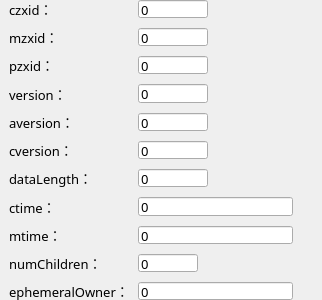
        <widget class="QWidget" name="gridWidget_1_1_r" native="true">
         <property name="minimumSize">
          <size>
           <width>0</width>
           <height>300</height>
          </size>
         </property>
         <property name="maximumSize">
          <size>
           <width>16777215</width>
           <height>300</height>
          </size>
         </property>
         <layout class="QGridLayout" name="gridLayout">
          <property name="leftMargin">
           <number>9</number>
          </property>
          <property name="topMargin">
           <number>0</number>
          </property>
          <property name="rightMargin">
           <number>9</number>
          </property>
          <property name="bottomMargin">
           <number>0</number>
          </property>
          <property name="horizontalSpacing">
           <number>9</number>
          </property>
          <property name="verticalSpacing">
           <number>10</number>
          </property>
          <item row="3" column="1">
           <widget class="QLineEdit" name="lineEdit_mzxid">
            <property name="minimumSize">
             <size>
              <width>70</width>
              <height>0</height>
             </size>
            </property>
            <property name="maximumSize">
             <size>
              <width>70</width>
              <height>16777215</height>
             </size>
            </property>
            <property name="font">
             <font>
              <family>OPPOSans B</family>
              <pointsize>10</pointsize>
              <weight>50</weight>
              <italic>false</italic>
              <bold>false</bold>
              <stylestrategy>PreferAntialias</stylestrategy>
             </font>
            </property>
            <property name="text">
             <string>0</string>
            </property>
            <property name="readOnly">
             <bool>true</bool>
            </property>
           </widget>
          </item>
          <item row="4" column="1">
           <widget class="QLineEdit" name="lineEdit_pzxid">
            <property name="minimumSize">
             <size>
              <width>70</width>
              <height>0</height>
             </size>
            </property>
            <property name="maximumSize">
             <size>
              <width>70</width>
              <height>16777215</height>
             </size>
            </property>
            <property name="font">
             <font>
              <family>OPPOSans B</family>
              <pointsize>10</pointsize>
              <weight>50</weight>
              <italic>false</italic>
              <bold>false</bold>
              <stylestrategy>PreferAntialias</stylestrategy>
             </font>
            </property>
            <property name="text">
             <string>0</string>
            </property>
            <property name="readOnly">
             <bool>true</bool>
            </property>
           </widget>
          </item>
          <item row="5" column="1">
           <widget class="QLineEdit" name="lineEdit_version">
            <property name="minimumSize">
             <size>
              <width>70</width>
              <height>0</height>
             </size>
            </property>
            <property name="maximumSize">
             <size>
              <width>70</width>
              <height>16777215</height>
             </size>
            </property>
            <property name="font">
             <font>
              <family>OPPOSans B</family>
              <pointsize>10</pointsize>
              <weight>50</weight>
              <italic>false</italic>
              <bold>false</bold>
              <stylestrategy>PreferAntialias</stylestrategy>
             </font>
            </property>
            <property name="text">
             <string>0</string>
            </property>
            <property name="readOnly">
             <bool>true</bool>
            </property>
           </widget>
          </item>
          <item row="6" column="1">
           <widget class="QLineEdit" name="lineEdit_aversion">
            <property name="minimumSize">
             <size>
              <width>70</width>
              <height>0</height>
             </size>
            </property>
            <property name="maximumSize">
             <size>
              <width>70</width>
              <height>16777215</height>
             </size>
            </property>
            <property name="font">
             <font>
              <family>OPPOSans B</family>
              <pointsize>10</pointsize>
              <weight>50</weight>
              <italic>false</italic>
              <bold>false</bold>
              <stylestrategy>PreferAntialias</stylestrategy>
             </font>
            </property>
            <property name="text">
             <string>0</string>
            </property>
            <property name="readOnly">
             <bool>true</bool>
            </property>
           </widget>
          </item>
          <item row="7" column="0">
           <widget class="QLabel" name="label_cversion">
            <property name="font">
             <font>
              <family>OPPOSans B</family>
              <pointsize>10</pointsize>
              <stylestrategy>PreferAntialias</stylestrategy>
             </font>
            </property>
            <property name="text">
             <string>cversion：</string>
            </property>
           </widget>
          </item>
          <item row="6" column="0">
           <widget class="QLabel" name="label_aversion">
            <property name="font">
             <font>
              <family>OPPOSans B</family>
              <pointsize>10</pointsize>
              <stylestrategy>PreferAntialias</stylestrategy>
             </font>
            </property>
            <property name="text">
             <string>aversion：</string>
            </property>
           </widget>
          </item>
          <item row="7" column="1">
           <widget class="QLineEdit" name="lineEdit_cversion">
            <property name="minimumSize">
             <size>
              <width>70</width>
              <height>0</height>
             </size>
            </property>
            <property name="maximumSize">
             <size>
              <width>70</width>
              <height>16777215</height>
             </size>
            </property>
            <property name="font">
             <font>
              <family>OPPOSans B</family>
              <pointsize>10</pointsize>
              <weight>50</weight>
              <italic>false</italic>
              <bold>false</bold>
              <stylestrategy>PreferAntialias</stylestrategy>
             </font>
            </property>
            <property name="text">
             <string>0</string>
            </property>
            <property name="readOnly">
             <bool>true</bool>
            </property>
           </widget>
          </item>
          <item row="4" column="0">
           <widget class="QLabel" name="label_pzxid">
            <property name="font">
             <font>
              <family>OPPOSans B</family>
              <pointsize>10</pointsize>
              <stylestrategy>PreferAntialias</stylestrategy>
             </font>
            </property>
            <property name="text">
             <string>pzxid：</string>
            </property>
           </widget>
          </item>
          <item row="5" column="0">
           <widget class="QLabel" name="label_version">
            <property name="font">
             <font>
              <family>OPPOSans B</family>
              <pointsize>10</pointsize>
              <stylestrategy>PreferAntialias</stylestrategy>
             </font>
            </property>
            <property name="text">
             <string>version：</string>
            </property>
           </widget>
          </item>
          <item row="2" column="1">
           <widget class="QLineEdit" name="lineEdit_czxid">
            <property name="minimumSize">
             <size>
              <width>70</width>
              <height>0</height>
             </size>
            </property>
            <property name="maximumSize">
             <size>
              <width>70</width>
              <height>16777215</height>
             </size>
            </property>
            <property name="font">
             <font>
              <family>OPPOSans B</family>
              <pointsize>10</pointsize>
              <weight>50</weight>
              <italic>false</italic>
              <bold>false</bold>
              <stylestrategy>PreferAntialias</stylestrategy>
             </font>
            </property>
            <property name="text">
             <string>0</string>
            </property>
            <property name="readOnly">
             <bool>true</bool>
            </property>
           </widget>
          </item>
          <item row="3" column="0">
           <widget class="QLabel" name="label_mzxid">
            <property name="font">
             <font>
              <family>OPPOSans B</family>
              <pointsize>10</pointsize>
              <stylestrategy>PreferAntialias</stylestrategy>
             </font>
            </property>
            <property name="text">
             <string>mzxid：</string>
            </property>
           </widget>
          </item>
          <item row="8" column="0">
           <widget class="QLabel" name="label_dataLength">
            <property name="font">
             <font>
              <family>OPPOSans B</family>
              <pointsize>10</pointsize>
              <stylestrategy>PreferAntialias</stylestrategy>
             </font>
            </property>
            <property name="text">
             <string>dataLength：</string>
            </property>
           </widget>
          </item>
          <item row="8" column="1">
           <widget class="QLineEdit" name="lineEdit_dataLength">
            <property name="minimumSize">
             <size>
              <width>70</width>
              <height>0</height>
             </size>
            </property>
            <property name="maximumSize">
             <size>
              <width>70</width>
              <height>16777215</height>
             </size>
            </property>
            <property name="font">
             <font>
              <family>OPPOSans B</family>
              <pointsize>10</pointsize>
              <weight>50</weight>
              <italic>false</italic>
              <bold>false</bold>
              <stylestrategy>PreferAntialias</stylestrategy>
             </font>
            </property>
            <property name="text">
             <string>0</string>
            </property>
            <property name="readOnly">
             <bool>true</bool>
            </property>
           </widget>
          </item>
          <item row="2" column="0">
           <widget class="QLabel" name="label_czxid">
            <property name="font">
             <font>
              <family>OPPOSans B</family>
              <pointsize>10</pointsize>
              <stylestrategy>PreferAntialias</stylestrategy>
             </font>
            </property>
            <property name="text">
             <string>czxid：</string>
            </property>
           </widget>
          </item>
          <item row="12" column="0">
           <widget class="QLabel" name="label_mtime">
            <property name="font">
             <font>
              <family>OPPOSans B</family>
              <pointsize>10</pointsize>
              <stylestrategy>PreferAntialias</stylestrategy>
             </font>
            </property>
            <property name="text">
             <string>mtime：</string>
            </property>
           </widget>
          </item>
          <item row="12" column="1">
           <widget class="QLineEdit" name="lineEdit_mtime">
            <property name="minimumSize">
             <size>
              <width>155</width>
              <height>0</height>
             </size>
            </property>
            <property name="maximumSize">
             <size>
              <width>155</width>
              <height>16777215</height>
             </size>
            </property>
            <property name="font">
             <font>
              <family>OPPOSans B</family>
              <pointsize>10</pointsize>
              <weight>50</weight>
              <italic>false</italic>
              <bold>false</bold>
              <stylestrategy>PreferAntialias</stylestrategy>
             </font>
            </property>
            <property name="text">
             <string>0</string>
            </property>
            <property name="readOnly">
             <bool>true</bool>
            </property>
           </widget>
          </item>
          <item row="13" column="0">
           <widget class="QLabel" name="label_numChildren">
            <property name="font">
             <font>
              <family>OPPOSans B</family>
              <pointsize>10</pointsize>
              <stylestrategy>PreferAntialias</stylestrategy>
             </font>
            </property>
            <property name="text">
             <string>numChildren：</string>
            </property>
           </widget>
          </item>
          <item row="11" column="0">
           <widget class="QLabel" name="label_ctime">
            <property name="font">
             <font>
              <family>OPPOSans B</family>
              <pointsize>10</pointsize>
              <stylestrategy>PreferAntialias</stylestrategy>
             </font>
            </property>
            <property name="text">
             <string>ctime：</string>
            </property>
           </widget>
          </item>
          <item row="11" column="1">
           <widget class="QLineEdit" name="lineEdit_ctime">
            <property name="minimumSize">
             <size>
              <width>155</width>
              <height>0</height>
             </size>
            </property>
            <property name="maximumSize">
             <size>
              <width>155</width>
              <height>16777215</height>
             </size>
            </property>
            <property name="font">
             <font>
              <family>OPPOSans B</family>
              <pointsize>10</pointsize>
              <weight>50</weight>
              <italic>false</italic>
              <bold>false</bold>
              <stylestrategy>PreferAntialias</stylestrategy>
             </font>
            </property>
            <property name="text">
             <string>0</string>
            </property>
            <property name="readOnly">
             <bool>true</bool>
            </property>
           </widget>
          </item>
          <item row="14" column="0">
           <widget class="QLabel" name="label_ephemeralOwner">
            <property name="font">
             <font>
              <family>OPPOSans B</family>
              <pointsize>10</pointsize>
              <stylestrategy>PreferAntialias</stylestrategy>
             </font>
            </property>
            <property name="text">
             <string>ephemeralOwner：</string>
            </property>
           </widget>
          </item>
          <item row="13" column="1">
           <widget class="QLineEdit" name="lineEdit_numChildren">
            <property name="minimumSize">
             <size>
              <width>60</width>
              <height>0</height>
             </size>
            </property>
            <property name="maximumSize">
             <size>
              <width>60</width>
              <height>16777215</height>
             </size>
            </property>
            <property name="font">
             <font>
              <family>OPPOSans B</family>
              <pointsize>10</pointsize>
              <weight>50</weight>
              <italic>false</italic>
              <bold>false</bold>
              <stylestrategy>PreferAntialias</stylestrategy>
             </font>
            </property>
            <property name="text">
             <string>0</string>
            </property>
            <property name="readOnly">
             <bool>true</bool>
            </property>
           </widget>
          </item>
          <item row="14" column="1">
           <widget class="QLineEdit" name="lineEdit_ephemeralOwner">
            <property name="minimumSize">
             <size>
              <width>155</width>
              <height>0</height>
             </size>
            </property>
            <property name="maximumSize">
             <size>
              <width>60</width>
              <height>16777215</height>
             </size>
            </property>
            <property name="font">
             <font>
              <family>OPPOSans B</family>
              <pointsize>10</pointsize>
              <weight>50</weight>
              <italic>false</italic>
              <bold>false</bold>
              <stylestrategy>PreferAntialias</stylestrategy>
             </font>
            </property>
            <property name="text">
             <string>0</string>
            </property>
            <property name="readOnly">
             <bool>true</bool>
            </property>
           </widget>
          </item>
          <item row="5" column="2">
           <spacer name="horizontalSpacer_3">
            <property name="orientation">
             <enum>Qt::Horizontal</enum>
            </property>
            <property name="sizeType">
             <enum>QSizePolicy::Expanding</enum>
            </property>
            <property name="sizeHint" stdset="0">
             <size>
              <width>20</width>
              <height>20</height>
             </size>
            </property>
           </spacer>
          </item>
         </layout>
        </widget>
